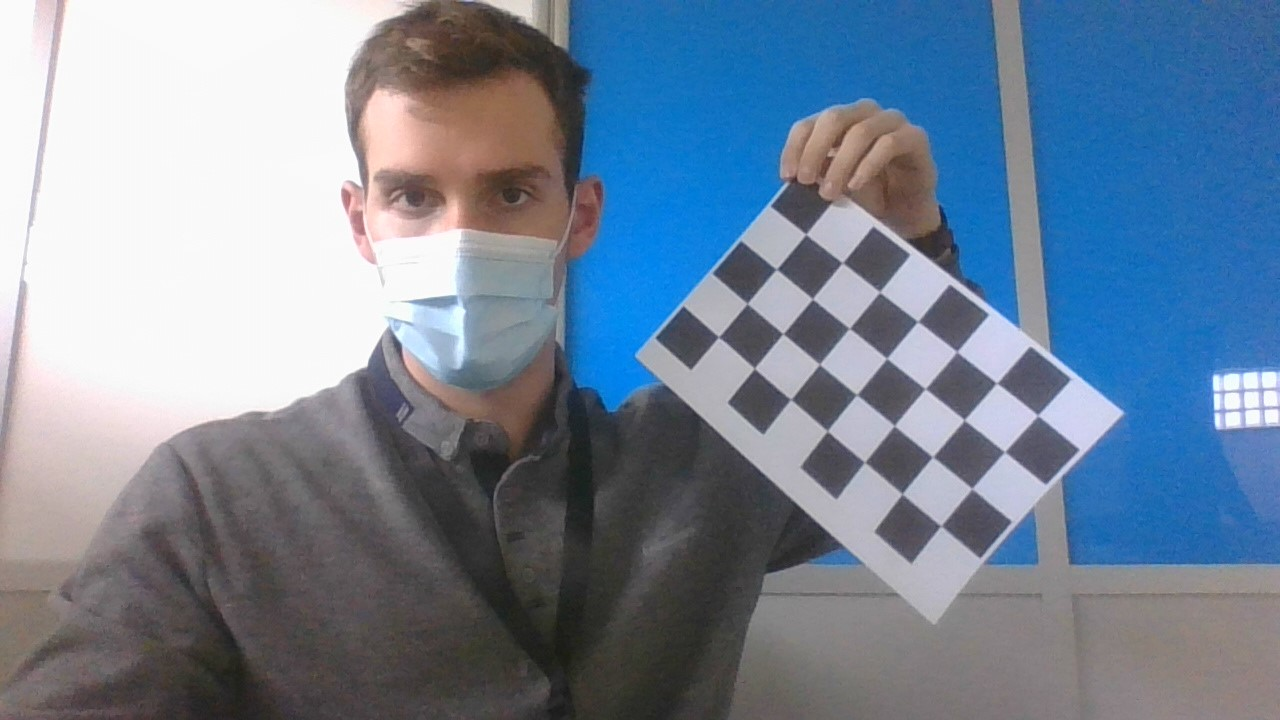
#> input picture RANDOM_UTILITIES/PIXEL_PICKER/holding_target.jpg, 1280 x 720 px
$ jupyter execute --allow-errors pixel_picker.ipynb
#> lines starting #> are read from the running program, lines starting #| are printed output that depends on the picture
<p  style="text-align: left;font-family: consolas; font-size: 12px; font-weight:bold;">
    author: Tsiapras Tilemachos
</p>
<p  style="text-align: left;font-family: consolas; font-size: 12px; font-weight:bold;">
    date: 24/03/2022
</p>
<p  style="text-align: left;font-family: consolas; font-size: 12px; font-weight:bold;">
    revision: 1
</p>

<h1 style="text-align: center;font-family: consolas;">
    Click at your discretion
</h1>
<p  style="text-align: center;font-family: consolas; font-size: 18px;">
    Storing spatial coordinated of chosen pixels in image.
</p>

[cell 1]
import numpy as np
import matplotlib.pyplot as plt
import cv2
from numpy.linalg import inv
from tabulate import tabulate
import matplotlib as mpl

[cell 2]
imageList = ["holding_target.jpg"]
outFiles  = ["points.csv"]
pointList = [[]]

[cell 3]
def pickMatchingPoints(images,outputFiles):
    #for two images
    fd_s = []
    img = []
    def click_event(event, x, y, flags, idx):
        # checking for left mouse clicks
        if event == cv2.EVENT_LBUTTONDOWN:
            #print('[',x, ',', y,'],',end='')
            fd_s[idx].write(str(x)+','+str(y)+'\n')
            cv2.drawMarker(img[idx],(x,y),[0,255,255],markerType=0,markerSize=15,thickness=2)
            cv2.imshow(images[idx], img[idx])

    for i,image in enumerate(images):
        img.append(cv2.imread(image, 1))
        fd_s.append(open(outputFiles[i],'w+'))

        cv2.imshow(image, img[i])
        cv2.setMouseCallback(image, click_event,i)

    # wait for a key to be pressed to exit
    cv2.waitKey(0)

    # close the window
    cv2.destroyAllWindows()

    for fd in fd_s:
        fd.close()
#cv::drawMarker (Mat &img, Point position, const Scalar &color, int markerType=MARKER_CROSS, int markerSize=20, int thickness=1, int line_type=8)

[cell 4]
# pick the points and then press any button to close the window
pickMatchingPoints(imageList,outFiles)

<p  style="text-align: left;font-family: consolas; font-size: 18px;">
After storing my points in a csv file, I can import them as an array and perform whatever may be required.
</p>

[cell 5]
image        = cv2.imread(imageList[0], 0)
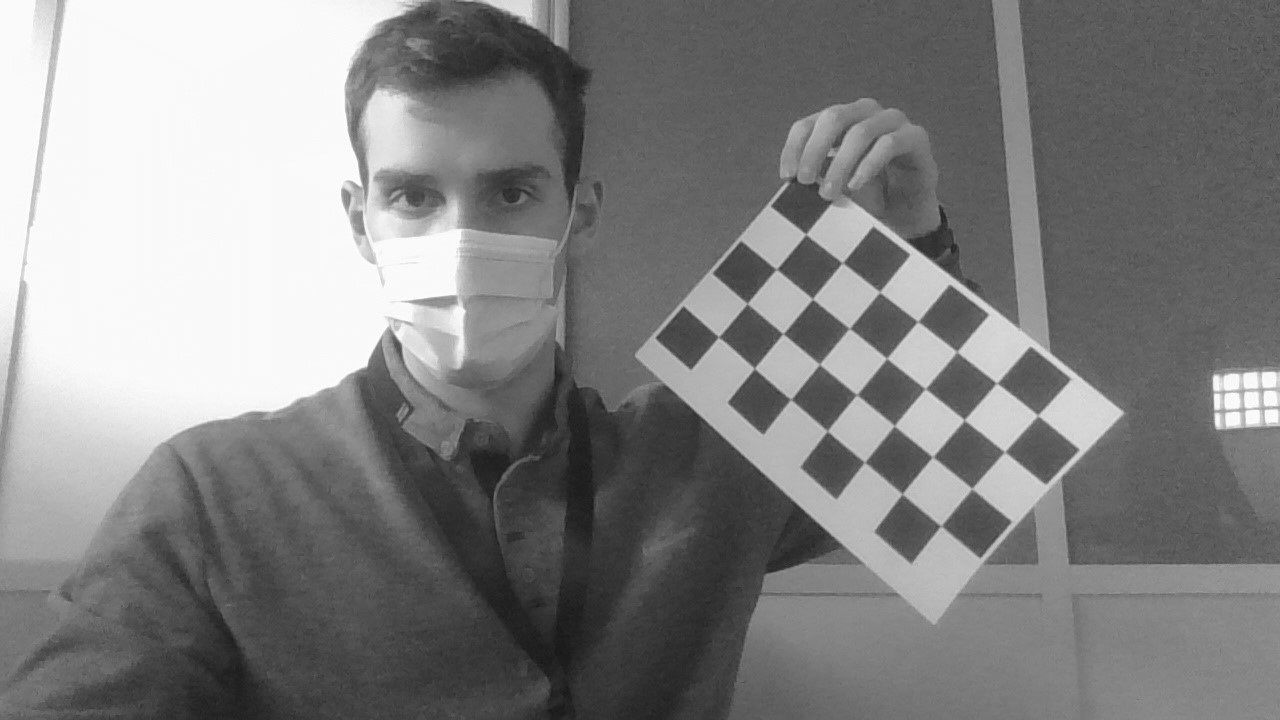
#> image: shape (720, 1280); min 23, max 255, mean 131
image_points = np.genfromtxt(outFiles[0], delimiter=',')

mpl.rcParams['figure.dpi'] =150
_ = plt.imshow(image,cmap="gray")
#> (the rest of this cell did not finish here and is left out)
